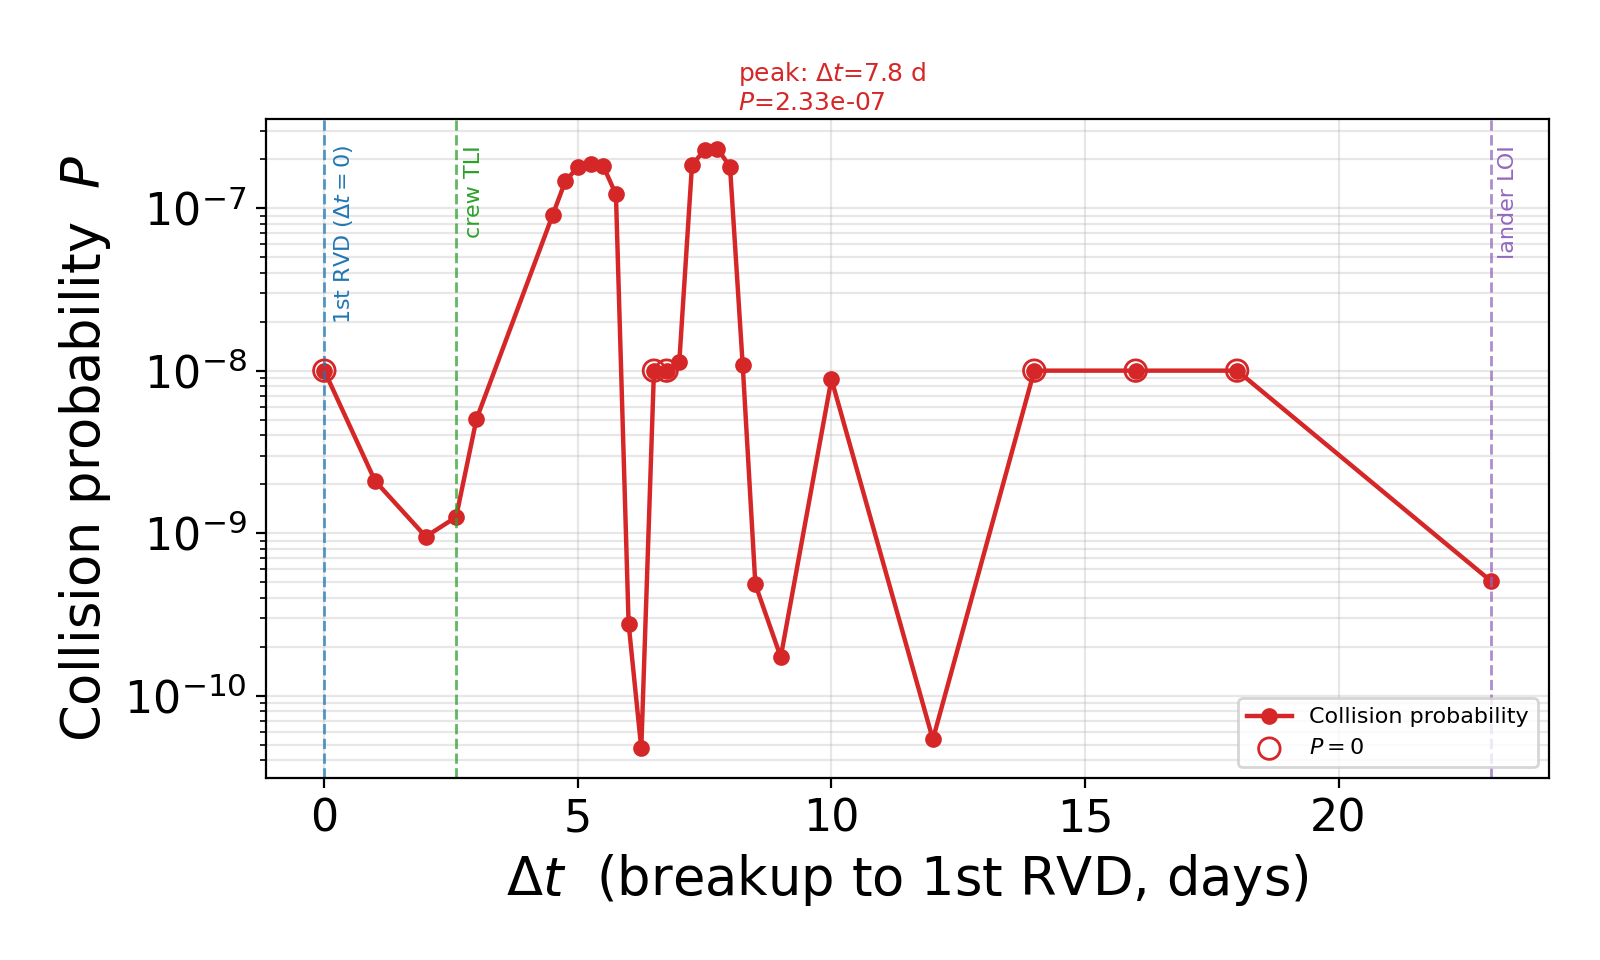

The Python source for this figure:
# -*- coding: utf-8 -*-
"""图8 (主图): 碰撞概率 vs 预警时间 Δt。
优先读 analysis_dt.npz (服务器精确版); 回退到 coarse_dt.npy (本地粗版)。无标题。"""
import numpy as np
import matplotlib.pyplot as plt
import os

# ---- 载入数据 ----
if os.path.exists('analysis_dt.npz'):
    d = np.load('analysis_dt.npz')
    dt, P = d['dt'], d['P']
    P_lo = d.get('P_lo', None); P_hi = d.get('P_hi', None)
    mrvd  = float(d.get('marker_rvd',  0.0))
    mtli  = float(d.get('marker_tli',  2.6))
    mpark = float(d.get('marker_park', 23.0))
    src = 'analysis_dt.npz'
else:
    raw = np.load('coarse_dt.npy')   # shape (N,2): Δt, P
    dt, P = raw[:,0], raw[:,1]
    P_lo = P_hi = None
    mrvd, mtli, mpark = 0.0, 2.6, 23.0
    src = 'coarse_dt.npy (粗版)'

floor = max(P[P>0].min() * 0.3, 1e-8) if any(P>0) else 1e-8
Pp = np.where(P > 0, P, floor)
imax = int(np.argmax(P))

fig, ax = plt.subplots(figsize=(8, 4.8))
# (bootstrap CI 在低概率段因对数坐标视觉过宽，已省略)
ax.plot(dt, Pp, '-o', color='C3', ms=5, lw=1.6, label='Collision probability')
zero = P == 0
if zero.any():
    ax.scatter(dt[zero], np.full(zero.sum(), floor), facecolors='none', edgecolors='C3',
               s=60, zorder=5, label='$P = 0$')

# 历元节点
for x, lbl, c in [(mrvd,'1st RVD ($\\Delta t=0$)','C0'),
                   (mtli,'crew TLI','C2'),
                   (mpark,'lander LOI','C4')]:
    ax.axvline(x, ls='--', color=c, lw=1, alpha=0.75)
    ax.text(x+0.15, ax.get_ylim()[1] if ax.get_yscale()=='linear' else Pp.max()*1.5,
            lbl, rotation=90, va='top', ha='left', fontsize=8, color=c)

# 峰标注 (直接文字, 不用箭头)
ax.text(dt[imax]+0.4, Pp[imax]*1.6, f'peak: $\Delta t$={dt[imax]:.1f} d\n$P$={P[imax]:.2e}',
        fontsize=9, color='C3', va='bottom')

ax.set_yscale('log')
ax.set_xlabel('$\Delta t$  (breakup to 1st RVD, days)')
ax.set_ylabel('Collision probability  $P$')
ax.grid(alpha=0.3, which='both'); ax.legend(fontsize=8, loc='lower right')
fig.tight_layout()
fig.savefig('fig_paper8_dt.png', dpi=200)
print(f'[saved] fig_paper8_dt.png  (src={src})')
_p0 = '0 (碎片云未扩散, 非上界)' if P[0] == 0 else f'{P[0]:.3e}'
print(f'峰值: Δt={dt[imax]:.1f}d  P={P[imax]:.3e}  Δt=0 P={_p0}')
